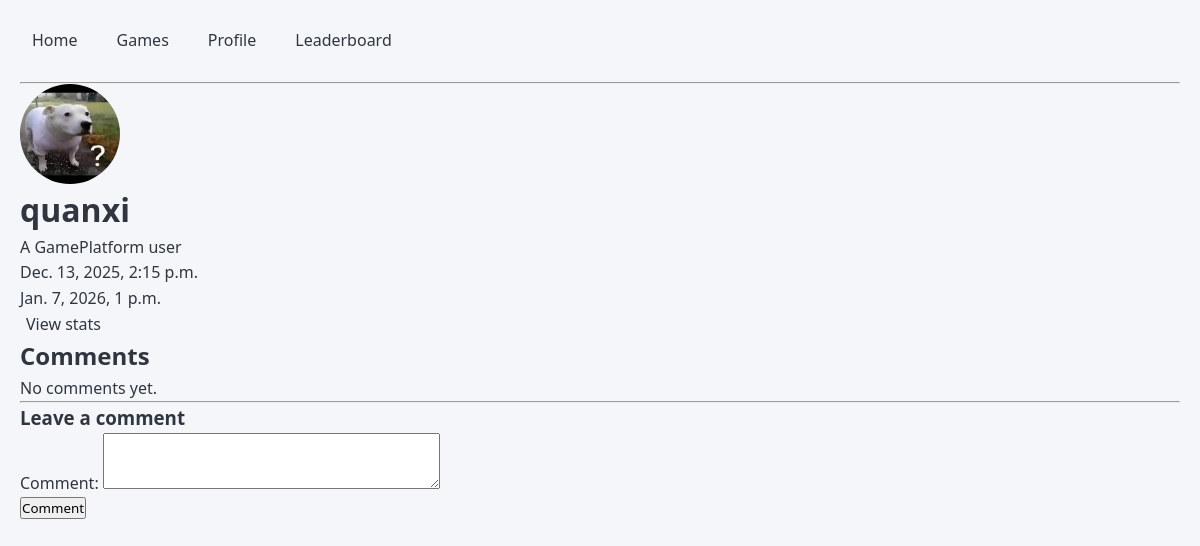
The app's page /profile/1/ (signed in) with its own data.
### GamePlatformApp/models.py (models this page shows)
class User(AbstractUser):
    profile_picture = models.ImageField(upload_to='img/', default = 'profile.jpg')
    bio = models.CharField(max_length=250, default='A GamePlatform user')
    created_at = models.DateTimeField(auto_now_add=True)
    updated_at = models.DateTimeField(auto_now=True)
    chips = models.IntegerField(default=1000)
    horse_race_chips_bet = models.IntegerField(default=0)
    horse_race_chips_won = models.IntegerField(default=0)
    horse_race_games_won = models.IntegerField(default=0)
    horse_race_games_lost = models.IntegerField(default=0)
    horse_race_chips_lost = models.IntegerField(default=0)
    horse_race_highest_win = models.IntegerField(default=0)
    horse_race_highest_lost = models.IntegerField(default=0)
    roulette_chips_bet = models.IntegerField(default=0)
    roulette_chips_won = models.IntegerField(default=0)
    roulette_games_won = models.IntegerField(default=0)
    roulette_games_lost = models.IntegerField(default=0)
    roulette_chips_lost = models.IntegerField(default=0)
    roulette_highest_win = models.IntegerField(default=0)
    roulette_highest_lost = models.IntegerField(default=0)
    blackjack_chips_bet = models.IntegerField(default=0)
    blackjack_chips_won = models.IntegerField(default=0)
    blackjack_games_won = models.IntegerField(default=0)
    blackjack_games_lost = models.IntegerField(default=0)
    blackjack_chips_lost = models.IntegerField(default=0)
    blackjack_highest_win = models.IntegerField(default=0)
    blackjack_highest_lost = models.IntegerField(default=0)
    total_chips_bet = models.IntegerField(default=0)
    total_chips_won = models.IntegerField(default=0)
    total_games_won = models.IntegerField(default=0)
    total_games_lost = models.IntegerField(default=0)
    total_chips_lost = models.IntegerField(default=0)
    total_highest_win = models.IntegerField(default=0)
    total_highest_lost = models.IntegerField(default=0)

### GamePlatformApp/views.py (the view, shortened to what this page needs)
# urls.py: path('profile/<int:pk>/', UserProfileView.as_view(), name="user-profile"),
class UserProfileView(DetailView):
    model = User
    template_name = 'GamePlatformApp/users/profile.html'
    context_object_name = 'profile_user'
    def get_context_data(self, **kwargs):
        context = super().get_context_data(**kwargs)
        profile_user = self.get_object()
        context['comments'] = profile_user.comments_received.all()
        context['form'] = CommentForm()
        return context

### GamePlatformApp/forms.py
class CommentForm(forms.ModelForm):
    class Meta:
        model = Comment
        fields = ['comment']
        widgets = {
            'comment': forms.Textarea(attrs={'rows': 3})
        }

### templates/GamePlatformApp/users/profile.html (shortened to what this page needs)
{% extends 'GamePlatformApp/base_navbar.html' %}
{% block content %}
<div class="profile-picture">
    <img src="{{ profile_user.profile_picture.url }}"></img>
</div>
<h1>{{ profile_user.username }}</h1>
<p>{{ profile_user.bio }}</p>
<p>{{ profile_user.created_at }}</p>
<p>{{ profile_user.updated_at }}</p>
<a href="{% url 'user-stats' profile_user.pk %}">View stats</a>
<h2>Comments</h2>
{% for c in comments %}
<strong>{{ c.author.username }}</strong> - {{ c.created_at }}
<p>{{ c.comment }}</p>
{% empty %}
<p>No comments yet.</p>
{% endfor %}
<hr>
{% if profile_user.is_authenticated %}
<h3>Leave a comment</h3>
<form method="post">
    {{ form }}
    <button type="sumbit">Comment</button>
</form>
{% else %}
<p><a href="{% url 'login' %}">Log in</a> to comment.</p>
{% endif %}
{% endblock %}

### static/css/base.css (style rules this page uses)
* { margin: 0; padding: 0; box-sizing: border-box; font-family: 'Segoe UI', Tahoma, Geneva, Verdana, sans-serif; }
body { background-color: #f5f6fa; color: #2f3640; line-height: 1.6; padding: 20px; }
img { border-radius: 50%; height: 30px; width: 30px; }
.profile-picture { border-radius: 50%; height: 100px; width: 100px; }
a { text-decoration: none; color: #2f3640; font-weight: 500; padding: 4px 6px; border-radius: 6px; transition: background-color 0.2s, color 0.2s; }

### templates/GamePlatformApp/users/profile.html (style rules this page uses)
.profile-picture img { border-radius: 50%; height: 100px; width: 100px; }

### records on screen
User: profile_picture (placeholder picture), username "quanxi", bio "A GamePlatform user", created_at "Dec. 13, 2025, 2:15 p.m.", updated_at "Jan. 7, 2026, 1 p.m."
